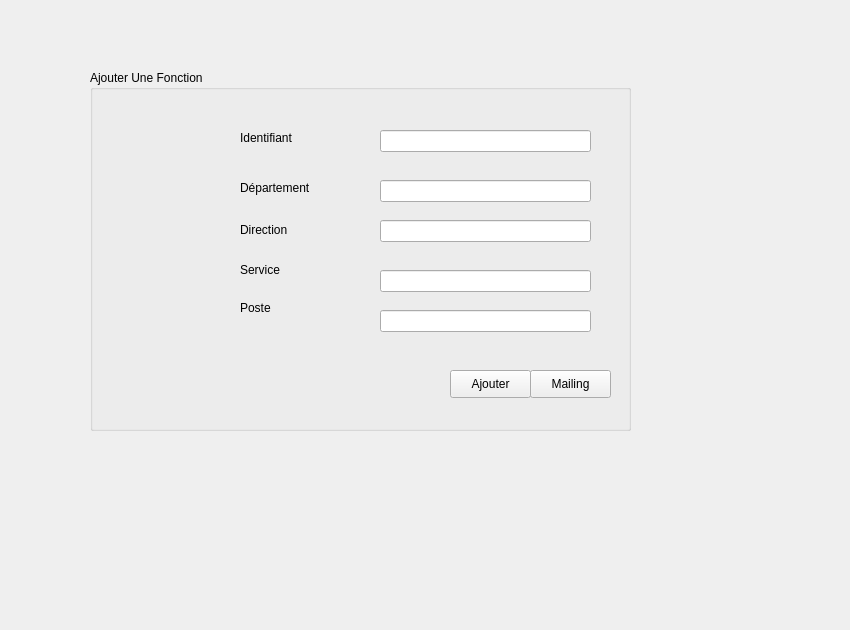
      <widget class="QWidget" name="tab_7">
       <attribute name="title">
        <string>Ajouter</string>
       </attribute>
       <widget class="QLabel" name="label_21">
        <property name="geometry">
         <rect>
          <x>-40</x>
          <y>-10</y>
          <width>841</width>
          <height>621</height>
         </rect>
        </property>
        <property name="styleSheet">
         <string notr="true">background-image: url(:/gris.jpg);</string>
        </property>
        <property name="text">
         <string/>
        </property>
       </widget>
       <widget class="QGroupBox" name="groupBox_6">
        <property name="geometry">
         <rect>
          <x>90</x>
          <y>70</y>
          <width>541</width>
          <height>361</height>
         </rect>
        </property>
        <property name="title">
         <string>Ajouter Une Fonction</string>
        </property>
        <widget class="QLabel" name="label_22">
         <property name="geometry">
          <rect>
           <x>150</x>
           <y>110</y>
           <width>101</width>
           <height>16</height>
          </rect>
         </property>
         <property name="text">
          <string>Département</string>
         </property>
        </widget>
        <widget class="QLabel" name="label_23">
         <property name="geometry">
          <rect>
           <x>150</x>
           <y>60</y>
           <width>81</width>
           <height>16</height>
          </rect>
         </property>
         <property name="text">
          <string>Identifiant</string>
         </property>
        </widget>
        <widget class="QLabel" name="label_26">
         <property name="geometry">
          <rect>
           <x>150</x>
           <y>150</y>
           <width>81</width>
           <height>20</height>
          </rect>
         </property>
         <property name="text">
          <string>Direction</string>
         </property>
        </widget>
        <widget class="QLabel" name="label_27">
         <property name="geometry">
          <rect>
           <x>150</x>
           <y>190</y>
           <width>81</width>
           <height>20</height>
          </rect>
         </property>
         <property name="text">
          <string>Service</string>
         </property>
        </widget>
        <widget class="QLabel" name="label_28">
         <property name="geometry">
          <rect>
           <x>150</x>
           <y>230</y>
           <width>121</width>
           <height>16</height>
          </rect>
         </property>
         <property name="text">
          <string>Poste</string>
         </property>
        </widget>
        <widget class="QLineEdit" name="lineEdit_15">
         <property name="geometry">
          <rect>
           <x>290</x>
           <y>60</y>
           <width>211</width>
           <height>22</height>
          </rect>
         </property>
        </widget>
        <widget class="QLineEdit" name="lineEdit_16">
         <property name="geometry">
          <rect>
           <x>290</x>
           <y>110</y>
           <width>211</width>
           <height>22</height>
          </rect>
         </property>
        </widget>
        <widget class="QLineEdit" name="lineEdit_17">
         <property name="geometry">
          <rect>
           <x>290</x>
           <y>150</y>
           <width>211</width>
           <height>22</height>
          </rect>
         </property>
        </widget>
        <widget class="QLineEdit" name="lineEdit_18">
         <property name="geometry">
          <rect>
           <x>290</x>
           <y>240</y>
           <width>211</width>
           <height>22</height>
          </rect>
         </property>
        </widget>
        <widget class="QLineEdit" name="lineEdit_13">
         <property name="geometry">
          <rect>
           <x>290</x>
           <y>200</y>
           <width>211</width>
           <height>22</height>
          </rect>
         </property>
        </widget>
        <widget class="QPushButton" name="pushButton_5">
         <property name="geometry">
          <rect>
           <x>360</x>
           <y>300</y>
           <width>81</width>
           <height>28</height>
          </rect>
         </property>
         <property name="text">
          <string>Ajouter</string>
         </property>
        </widget>
        <widget class="QPushButton" name="pushButton_6">
         <property name="geometry">
          <rect>
           <x>440</x>
           <y>300</y>
           <width>81</width>
           <height>28</height>
          </rect>
         </property>
         <property name="text">
          <string>Mailing</string>
         </property>
        </widget>
       </widget>
      </widget>
